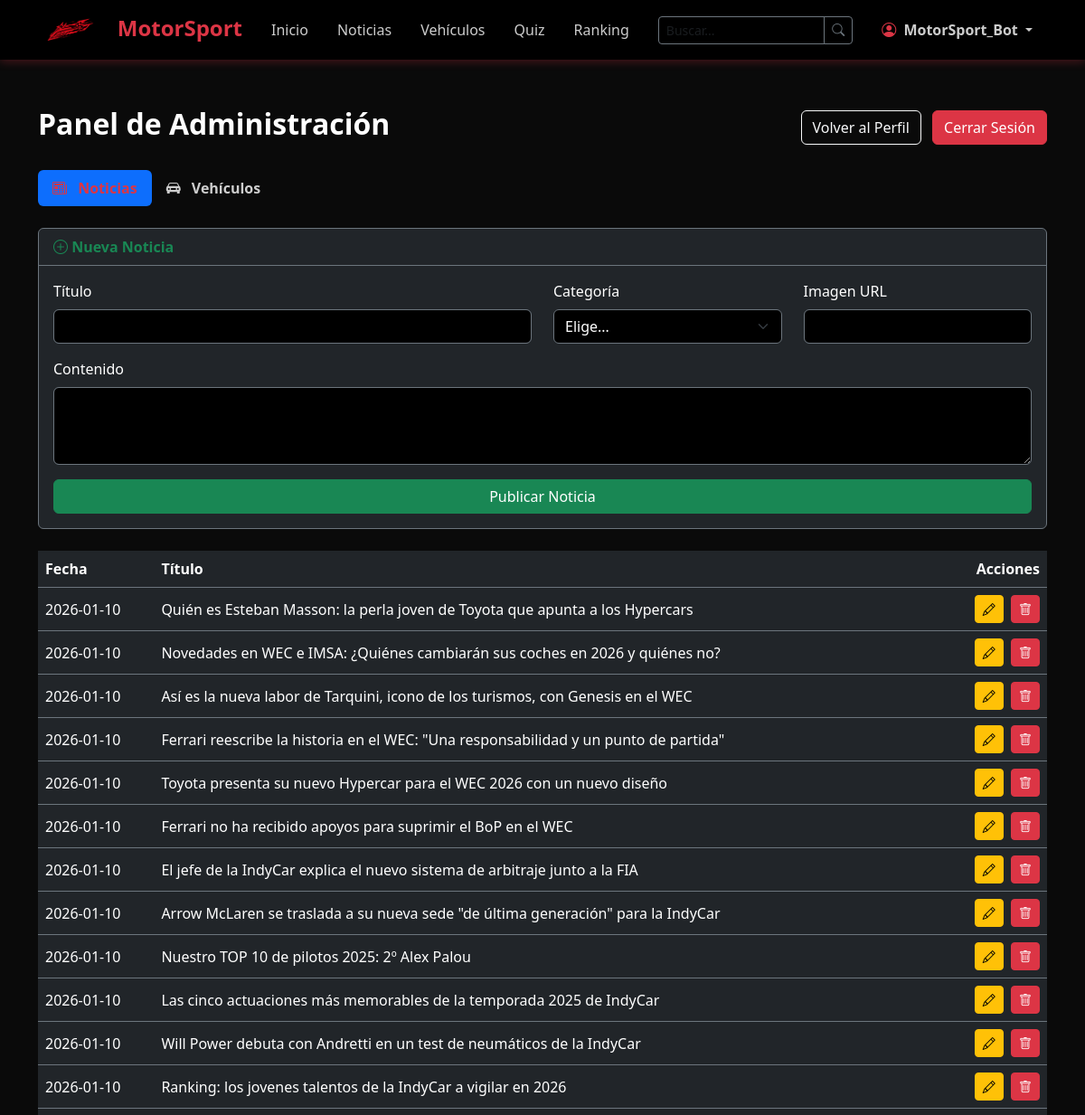
Page /admin (signed in, upper part) on the earlier database version.
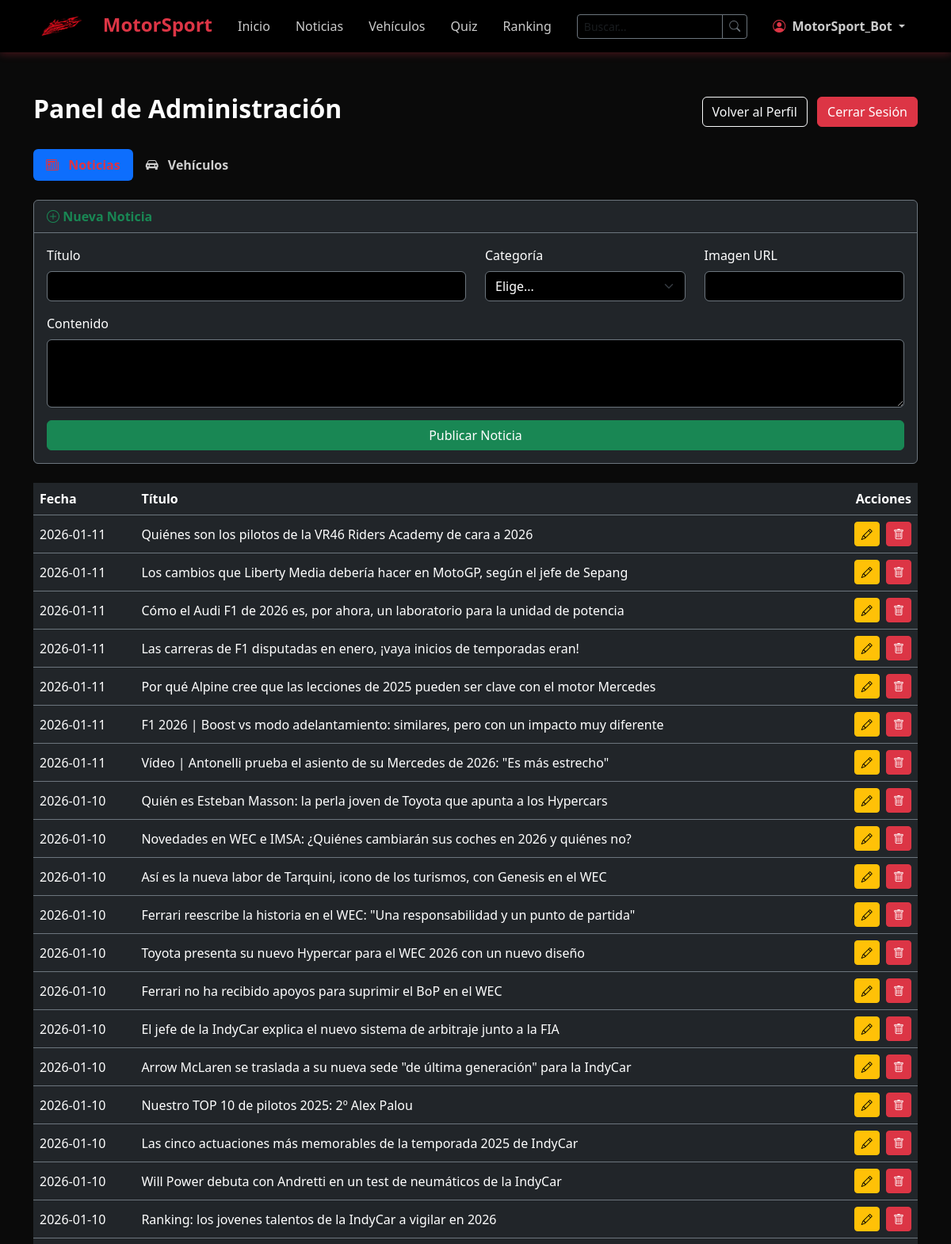
Same page on the later database version.
### models.py (models this page shows, shortened)
class User(UserMixin, db.Model):
    __tablename__ = "users"
    id = db.Column(db.Integer, primary_key=True)
    username = db.Column(db.String(50), unique=True, nullable=False)
    email = db.Column(db.String(120), unique=True, nullable=False)
    password_hash = db.Column(db.String(255), nullable=False)
    role = db.Column(db.Enum("user", "editor", "admin"), default="user")
    settings = db.Column(db.JSON, nullable=True)
    score = db.Column(db.Integer, default=0)
    comments = db.relationship("Comment", backref="author_rel", lazy=True)

class Article(db.Model):
    __tablename__ = "articles"
    id = db.Column(db.Integer, primary_key=True)
    title = db.Column(db.String(255), nullable=False)
    content = db.Column(db.Text, nullable=False)
    image = db.Column(db.String(255))
    date = db.Column(db.DateTime, default=datetime.utcnow)
    author_id = db.Column(db.Integer, db.ForeignKey("users.id"))
    category_id = db.Column(db.Integer, db.ForeignKey("categories.id"))
    comments = db.relationship(
        "Comment", backref="article_rel", lazy=True, cascade="all, delete-orphan"
    )

### app.py (the view)
@app.route("/admin")
@login_required
def admin_panel():
    if current_user.role != "admin":
        flash("Acceso denegado.")
        return redirect(url_for("perfil"))
    noticias = Article.query.order_by(Article.date.desc()).all()
    categorias = Category.query.all()
    vehiculos = Vehicle.query.order_by(Vehicle.id.desc()).all()  # Nuevo
    return render_template(
        "admin.html", noticias=noticias, categorias=categorias, vehiculos=vehiculos
    )

### app.py (called while the page is built)
@login_manager.user_loader
def load_user(user_id):
    return User.query.get(int(user_id))

### templates/admin.html (shortened to what this page needs)
{% extends "base.html" %}
{% block content %}
<div class="container py-5">
    <div class="d-flex justify-content-between align-items-center mb-4">
        <h2 class="text-white fw-bold">Panel de Administración</h2>
        <div>
            <a href="{{ url_for('perfil') }}" class="btn btn-outline-light me-2">Volver al Perfil</a>
            <a href="{{ url_for('logout') }}" class="btn btn-danger">Cerrar Sesión</a>
        </div>
    </div>
    <ul class="nav nav-pills mb-4" id="pills-tab" role="tablist">
        <li class="nav-item" role="presentation">
            <button class="nav-link active fw-bold px-4" id="pills-noticias-tab" data-bs-toggle="pill"
                data-bs-target="#pills-noticias" type="button">
                <i class="bi bi-newspaper me-2"></i> Noticias
            </button>
        </li>
        <li class="nav-item" role="presentation">
            <button class="nav-link fw-bold px-4" id="pills-vehiculos-tab" data-bs-toggle="pill"
                data-bs-target="#pills-vehiculos" type="button">
                <i class="bi bi-car-front-fill me-2"></i> Vehículos
            </button>
        </li>
    </ul>
    <div class="tab-content" id="pills-tabContent">
        <div class="tab-pane fade show active" id="pills-noticias">
            <div class="card bg-dark text-white border-secondary mb-4">
                <div class="card-header border-secondary text-success fw-bold">
                    <i class="bi bi-plus-circle"></i> Nueva Noticia
                </div>
                <div class="card-body">
                    <form action="{{ url_for('crear_noticia') }}" method="POST">
                        <div class="row">
                            <div class="col-md-6 mb-3">
                                <label class="form-label">Título</label>
                                <input type="text" name="titulo"
                                    class="form-control bg-black text-white border-secondary" required>
                            </div>
                            <div class="col-md-3 mb-3">
                                <label class="form-label">Categoría</label>
                                <select name="categoria_id" class="form-select bg-black text-white border-secondary"
                                    required>
                                    <option value="" selected disabled>Elige...</option>
                                </select>
                            </div>
                            <div class="col-md-3 mb-3">
                                <label class="form-label">Imagen URL</label>
                                <input type="text" name="imagen"
                                    class="form-control bg-black text-white border-secondary">
                            </div>
                        </div>
                        <div class="mb-3">
                            <label class="form-label">Contenido</label>
                            <textarea name="contenido" rows="3"
                                class="form-control bg-black text-white border-secondary" required></textarea>
                        </div>
                        <button type="submit" class="btn btn-success w-100">Publicar Noticia</button>
                    </form>
                </div>
            </div>
            <div class="table-responsive">
                <table class="table table-dark table-hover border-secondary align-middle">
                    <thead>
                        <tr>
                            <th>Fecha</th>
                            <th>Título</th>
                            <th class="text-end">Acciones</th>
                        </tr>
                    </thead>
                    <tbody>
                        {% for noticia in noticias %}
                        <tr>
                            <td>{{ noticia.date.strftime('%Y-%m-%d') if noticia.date else '-' }}</td>
                            <td>{{ noticia.title }}</td>
                            <td class="text-end">
                                <a href="{{ url_for('editar_noticia', id=noticia.id) }}"
                                    class="btn btn-sm btn-warning me-1"><i class="bi bi-pencil"></i></a>
                                <a href="{{ url_for('borrar_noticia', id=noticia.id) }}" class="btn btn-sm btn-danger"
                                    onclick="return confirm('¿Borrar?');"><i class="bi bi-trash"></i></a>
                            </td>
                        </tr>
                        {% endfor %}
                    </tbody>
                </table>
            </div>
        </div>
    </div>
</div>
{% endblock %}

### templates/base.html (shortened to what this page needs)
<!DOCTYPE html>
<html lang="es">
<head>
    <link href="https://cdn.jsdelivr.net/npm/bootstrap@5.3.2/dist/css/bootstrap.min.css" rel="stylesheet">
    <link rel="stylesheet" href="https://cdn.jsdelivr.net/npm/bootstrap-icons@1.11.1/font/bootstrap-icons.css">
</head>
<body>
    <nav class="navbar navbar-expand-lg navbar-dark fixed-top">
        <div class="container">
            <a class="navbar-brand" href="{{ url_for('home') }}">
                <img src="{{ url_for('static', filename='images/logo.png') }}" alt="MotorSport"
                    style="height:40px; margin-right:10px;">
                <span>MotorSport</span>
            </a>
            <div class="collapse navbar-collapse" id="navbarNav">
                <ul class="navbar-nav mx-auto align-items-center">
                    <li class="nav-item">
                        <a class="nav-link {% if request.endpoint == 'home' %}active{% endif %}"
                            href="{{ url_for('home') }}">Inicio</a>
                    </li>
                    <li class="nav-item">
                        <a class="nav-link {% if request.endpoint == 'noticias' %}active{% endif %}"
                            href="{{ url_for('noticias') }}">Noticias</a>
                    </li>
                    <li class="nav-item">
                        <a class="nav-link {% if request.endpoint == 'vehiculos' %}active{% endif %}"
                            href="{{ url_for('vehiculos') }}">Vehículos</a>
                    </li>
                    <li class="nav-item">
                        <a class="nav-link {% if request.endpoint == 'quiz' %}active{% endif %}"
                            href="{{ url_for('quiz') }}">Quiz</a>
                    </li>
                    <li class="nav-item">
                        <a class="nav-link {% if request.endpoint == 'ranking' %}active{% endif %}"
                            href="{{ url_for('ranking') }}">Ranking</a>
                    </li>
                </ul>
                <form class="d-flex mx-3" action="{{ url_for('buscar') }}" method="GET">
                    <div class="input-group">
                        <input class="form-control form-control-sm bg-black text-white border-secondary" type="search"
                            name="q" placeholder="Buscar..." aria-label="Search">
                        <button class="btn btn-sm btn-outline-secondary" type="submit">
                            <i class="bi bi-search"></i>
                        </button>
                    </div>
                </form>
                <ul class="navbar-nav align-items-center">
                    {% if current_user.is_authenticated %}
                    <li class="nav-item dropdown">
                        <a class="nav-link dropdown-toggle btn btn-outline-dark border-0 text-white" href="#"
                            role="button" data-bs-toggle="dropdown">
                            <i class="bi bi-person-circle text-danger"></i>
                            <span class="fw-bold ms-1">{{ current_user.username }}</span>
                        </a>
                    </li>
                    {% else %}
                    <li class="nav-item">
                        <a class="btn btn-danger btn-sm px-4 rounded-pill fw-bold" href="{{ url_for('login') }}">
                            Acceder
                        </a>
                    </li>
                    {% endif %}
                </ul>
            </div>
        </div>
    </nav>
    <div style="padding-top: 70px; flex: 1;">
        {% block content %}{% endblock %}
    </div>
</body>
</html>

### templates/base.html (style rules this page uses)
:root { --primary-color: #dc3545; --secondary-color: #212529; --accent-color: #ffc107; }
body { font-family: 'Segoe UI', Tahoma, Geneva, Verdana, sans-serif; background-color: #0a0a0a; color: #ffffff; min-height: 100vh; display: flex; flex-direction: column; }
.navbar { background-color: rgba(0, 0, 0, 0.95) !important; backdrop-filter: blur(10px); box-shadow: 0 2px 10px rgba(220, 53, 69, 0.3); }
.navbar-brand { font-weight: bold; font-size: 1.5rem; color: var(--primary-color) !important; }
.nav-link { color: rgba(255, 255, 255, 0.8) !important; transition: color 0.3s; padding-left: 1rem !important; padding-right: 1rem !important; }
.nav-link:hover, .nav-link.active { color: var(--primary-color) !important; }

Differences in the rows shown:
added Article: date "2026-01-11", title "Quiénes son los pilotos de la VR46 Riders Academy de cara a 2026"
added Article: date "2026-01-11", title "Los cambios que Liberty Media debería hacer en MotoGP, según el jefe de Sepang"
added Article: date "2026-01-11", title "Cómo el Audi F1 de 2026 es, por ahora, un laboratorio para la unidad de potencia"
added Article: date "2026-01-11", title "Las carreras de F1 disputadas en enero, ¡vaya inicios de temporadas eran!"
added Article: date "2026-01-11", title "Por qué Alpine cree que las lecciones de 2025 pueden ser clave con el motor Mercedes"
added Article: date "2026-01-11", title "F1 2026 | Boost vs modo adelantamiento: similares, pero con un impacto muy diferente"
added Article: date "2026-01-11", title "Vídeo | Antonelli prueba el asiento de su Mercedes de 2026: \"Es más estrecho\""
